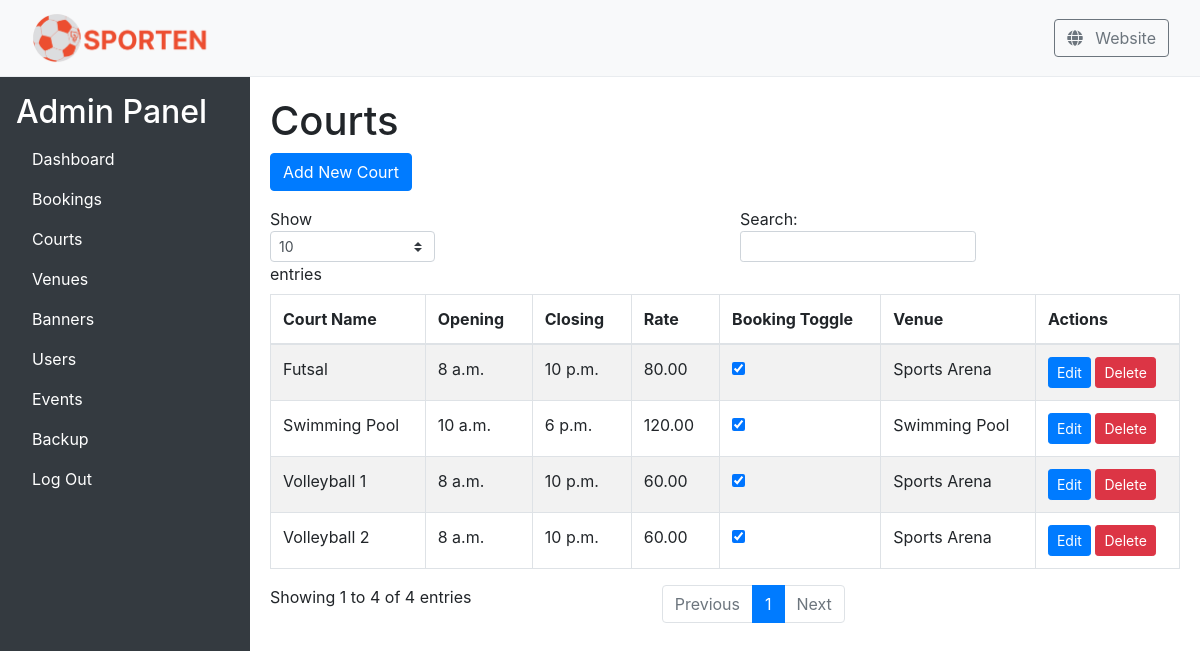
The app's page /adminpanel/courts/ (signed in), older data.
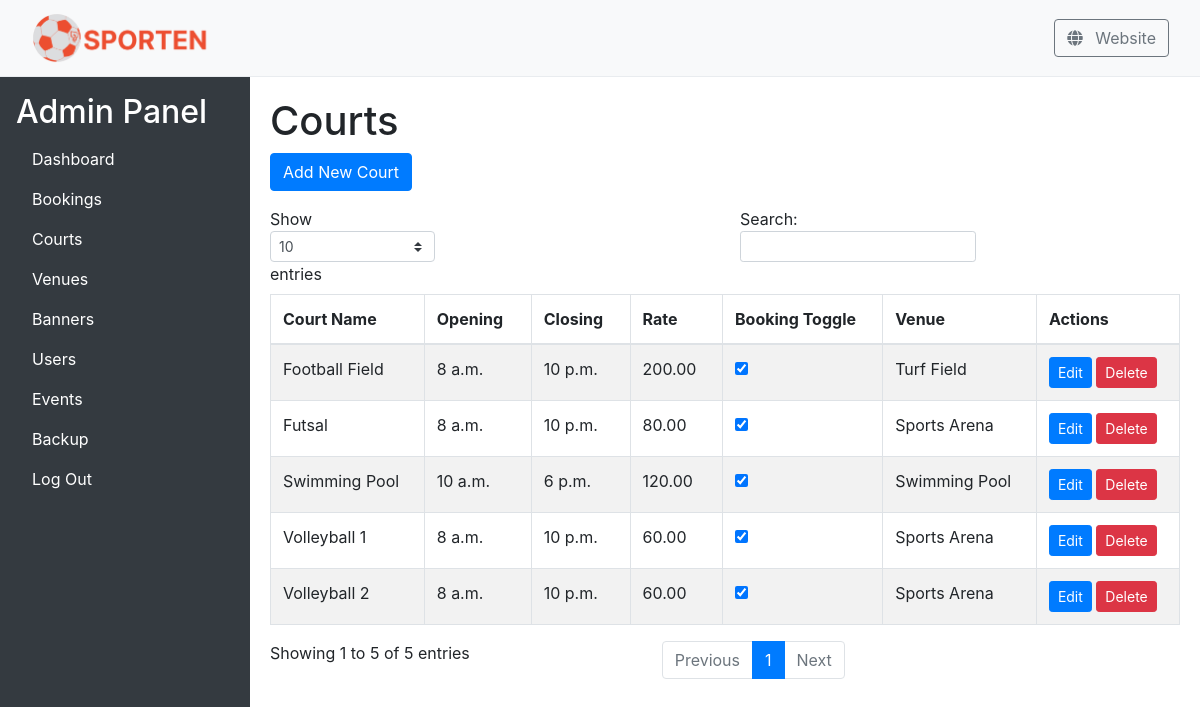
The same page, newer data.
### base/models.py (models this page shows, shortened)
class Court(models.Model):
    courtName = models.CharField(max_length=255)
    opening = models.TimeField()
    closing = models.TimeField()
    rate = models.DecimalField(decimal_places=2, max_digits=10)
    bookingToggle = models.BooleanField()
    venueID = models.ForeignKey("Venue", on_delete=models.CASCADE)

class Venue(models.Model):
    venueName = models.CharField(max_length=255)
    bookingToggle = models.BooleanField()
    image = models.ImageField(upload_to='venues/', blank=True, null=True)
    description = models.TextField(blank=True, null=True)

### base/views.py (the view)
# urls.py: path('adminpanel/courts/', views.admin_courts, name='admin_courts'),
@login_required
@user_passes_test(is_admin)
def admin_courts(request):
    courts = Court.objects.all()
    return render(request, 'adminpanel/courts.html', {'courts': courts})

### base/views.py (called while the page is built)
def is_admin(user):
    return user.is_staff

### base/templates/adminpanel/courts.html (shortened to what this page needs)
{% extends "adminpanel/base_admin.html" %}
{% block content %}
    <h1>Courts</h1>
    <a href="{% url 'create_court' %}" class="btn btn-primary mb-3">Add New Court</a>
    <table id="courtsTable" class="table table-striped table-bordered">
        <thead>
            <tr>
                <th>Court Name</th>
                <th>Opening</th>
                <th>Closing</th>
                <th>Rate</th>
                <th>Booking Toggle</th>
                <th>Venue</th>
                <th>Actions</th>
            </tr>
        </thead>
        <tbody>
            {% for court in courts %}
            <tr>
                <td>{{ court.courtName }}</td>
                <td>{{ court.opening }}</td>
                <td>{{ court.closing }}</td>
                <td>{{ court.rate }}</td>
                <td>
                    <input type="checkbox" data-toggle="toggle" data-on="Active" data-off="Inactive" data-onstyle="success" data-offstyle="danger" onchange="toggleBookingStatus('{{ court.id }}')" {% if court.bookingToggle %}checked{% endif %}>
                </td>
                <td>{{ court.venueID.venueName }}</td>
                <td>
                    <a href="{% url 'update_court' court.id %}" class="btn btn-primary btn-sm">Edit</a>
                    <button class="btn btn-danger btn-sm" onclick="confirmDelete('{{ court.id }}')">Delete</button>
                </td>
            </tr>
            {% endfor %}
        </tbody>
    </table>
{% endblock %}

Row changes from the older to the newer data that the page shows:
added Court: courtName "Football Field", opening "8 a.m.", closing "10 p.m.", rate "200.00", bookingToggle "☑", venueID.venueName "Turf Field"
Text that changed along with them:
text written by a page script: "Show entries Search: Showing 1 to 4 of 4 entries Previous 1 Next" → "Show entries Search: Showing 1 to 5 of 5 entries Previous 1 Next"
